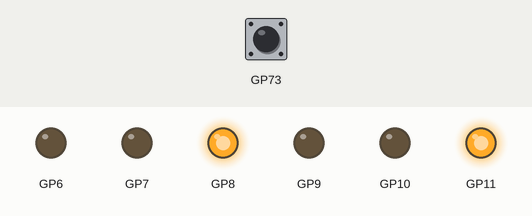
Simulated run of this program. Board: Raspberry Pi Pico running MicroPython. Parts: output pins drawn as LEDs (lit = HIGH). The test bench sets the inputs (shaded band). What the program prints to the serial console is not drawn.

Above: at 1.2 s.
1.3 s: BOOTSEL button pressed for 0.15 s
At 1.7 s:
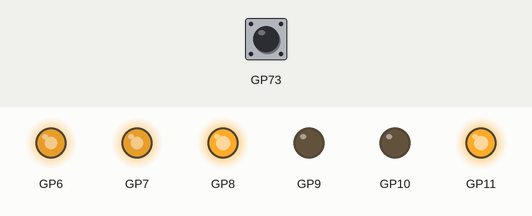
3.3 s: BOOTSEL button pressed for 3.2 s
At 8.0 s:
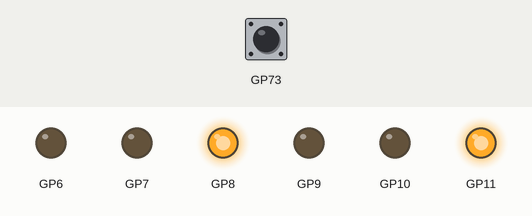
Timing chart, 0 to 9.5 s (numbered marks = the images above; inputs shaded):
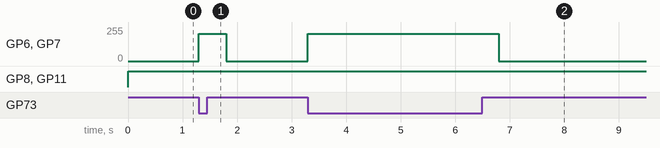

Measured:
- after the input at 1.3 s, GP6, GP7: 0/255 → 204/255 at once, → 0/255 0.50 s later
- after the input at 3.3 s, GP6, GP7: 0/255 → 204/255 at once, → 0/255 3.5 s later

The program:

button_go.py
```python
"""Code that makes the robot go forward for 0.5 sec when button pressed"""
from motor import Motor
from rp2 import bootsel_button as boot # Imports the bootsel button on the pico as an input
from time import sleep

motor_left = Motor("left", 8, 9, 6)
motor_right = Motor("right", 10, 11, 7)

while True:
    motor_left.set_forwards()
    motor_right.set_forwards()
    if boot(): # When the boot button is pressed
        motor_left.duty(80)
        motor_right.duty(80)
        sleep(0.5)
    motor_left.duty(0)
    motor_right.duty(0)
```

motor.py
```python
class Motor(object):
    """ A ``motor`` object is used to control a DC motor using the L298N dual H-bridge.
        The Motor class has methods to change the direction of the motor by setting
        the IN1/IN2 pins:
        - ``Motor.set_forwards()``
        - ``Motor.set_backwards()``
         and a method to change the duty cycle (0-100%) of the PWM output:
        - ``Motor.duty(pwm)``
        """


    def __init__(self, side, in1_pin, in2_pin, en_pin):
        """
                :rtype: object
                :type side: str
                :type in1_pin: str
                :type in2_pin: str
                :type en_pin: str
                The arguments are:
                - ``side``  should be the strings: "left" or "right". Used to specify motor.
                - ``in1_pin`` should be a valid Pin name string.
                - ``in2_pin`` should be a valid Pin name string
                - ``en_pin`` should be the strings: 6 or 7
                Usage Model::
                # Initialise motor instance
                left_motor = Motor("left", 8, 9, 7)
                # Set motor direction to forwards, and duty cycle to 70%
                left_motor.set_forwards()
                left_motor.duty(70)
                """


        from machine import Pin
        from machine import PWM
        # Declare a variable to keep track of which motor is left/right
        self.side = side
        print("Initialising", self.side, "motor...")
        # Declare GPIO pins for direction IN1 and IN2 pins
        self.IN1 = Pin(in1_pin, Pin.OUT)
        self.IN2 = Pin(in2_pin, Pin.OUT)
        # Declare GPIO pins for PWM EN pin
        self.EN = PWM(Pin(en_pin))
        self.EN.freq(1000)


        print("Motor", self.side, "initialised!")


    def duty(self, pwm):
        pwm_16 = 655*pwm
        self.EN.duty_u16(pwm_16)
        """ The duty cycle must be declared as a uint 16 variable between 0 and 65,535.
            Therefore, to set the duty cycle to 100%, we set it to 65535.
            """


    def set_forwards(self):
        if self.side == "left":
            self.IN1.on()
            self.IN2.off()
        else:  # only other motor is the right motor
            self.IN1.off()
            self.IN2.on()


    def set_backwards(self):
        if self.side == "left":
            self.IN1.off()
            self.IN2.on()
        else:
            self.IN1.on()
            self.IN2.off()
```
